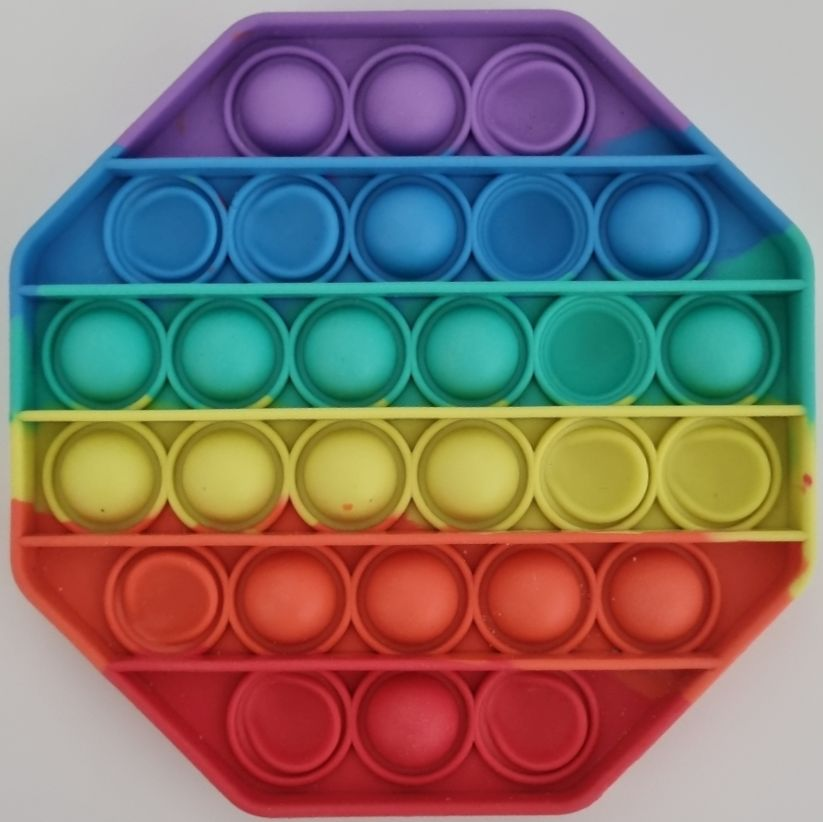
#> input picture pop_resize_006.jpg, 823 x 822 px
$ python final_test.py
#> lines starting #> are read from the running program, lines starting #| are printed output that depends on the picture; after the words box and inside, x2 and y2 are one past the last pixel; in counts of white or black regions, pixels touching at a corner belong together
# -*- coding: utf-8 -*-
"""
Created on Sat Nov 27 21:40:05 2021

@author: Coding
"""
# -*- coding: utf-8 -*-
"""
Created on Fri Nov 26 03:18:30 2021

@author: Coding
"""
#========================================Library import========
import cv2 # opencv import
import numpy as np # numpy import
#========================================Library import========

#========================================create List data======
state = [0]*28 # 각 푸시팝의 상태를 데이터 리스트로 저장
data=[] # 흰색 픽셀 데이터 리스트 생성
#========================================cr5eate List data======

#========================================load image============
img = cv2.imread("pop_resize_006.jpg", cv2.IMREAD_COLOR)
#> img is the input picture: shape (822, 823, 3); mean B, G, R 110.8, 115.7, 128.4
img_resized = cv2.resize(img , dsize=(800, 800), interpolation=cv2.INTER_AREA)
img_c = img_resized.copy()
#========================================load image============


#================== 이미지 선명도 증가 함수===========
def img_Contrast(img_c):
    lab = cv2.cvtColor(img_c, cv2.COLOR_BGR2LAB)
#> lab: shape (800, 800, 3); mean of channels 0, 1, 2 133.7, 137.6, 136.7
    l, a, b = cv2.split(lab)
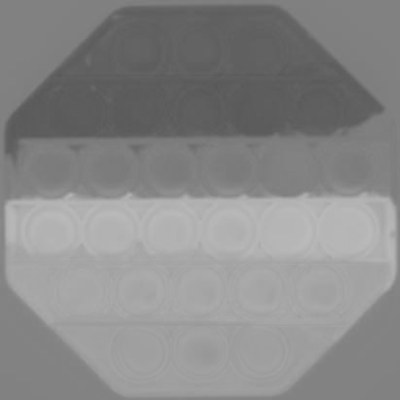
#> b: shape (800, 800) (shown at 1/2 size); min 88, max 187, mean 136.7
    clahe = cv2.createCLAHE(clipLimit=3.0, tileGridSize=(9, 9))
    cl = clahe.apply(l)
    limg = cv2.merge((cl, a, b))
#> limg: shape (800, 800, 3); mean of channels 0, 1, 2 140.8, 137.6, 136.7
    final = cv2.cvtColor(limg, cv2.COLOR_LAB2BGR)
    return final
img_c = img_Contrast(img_c)
#=====================================================

#=========================================이미지 가공파트==========
img_gray = cv2.cvtColor(img_c, cv2.COLOR_BGR2GRAY) # 이미지 그레이스케일

img_stratched = cv2.normalize(img_gray, None, 0, 255, cv2.NORM_MINMAX) # 히스토그램 스트레칭은 NORM_MINMAX

clahe = cv2.createCLAHE(clipLimit=2.0, tileGridSize=(8,8))
img2 = clahe.apply(img_stratched)
#========================TOPHAT filter를 통해서 밝은 부분을 강조======
kernel1 = cv2.getStructuringElement(cv2.MORPH_RECT, (85,85))
tophat = cv2.morphologyEx(img2, cv2.MORPH_TOPHAT, kernel1)
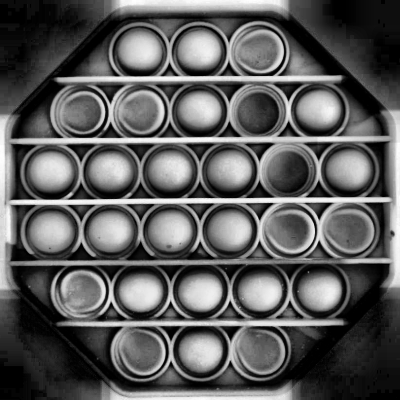
#> tophat: shape (800, 800) (shown at 1/2 size); min 0, max 255, mean 91
#====================================================================

img_binary = cv2.adaptiveThreshold(img_gray,255,cv2.ADAPTIVE_THRESH_GAUSSIAN_C,cv2.THRESH_BINARY,15,3)
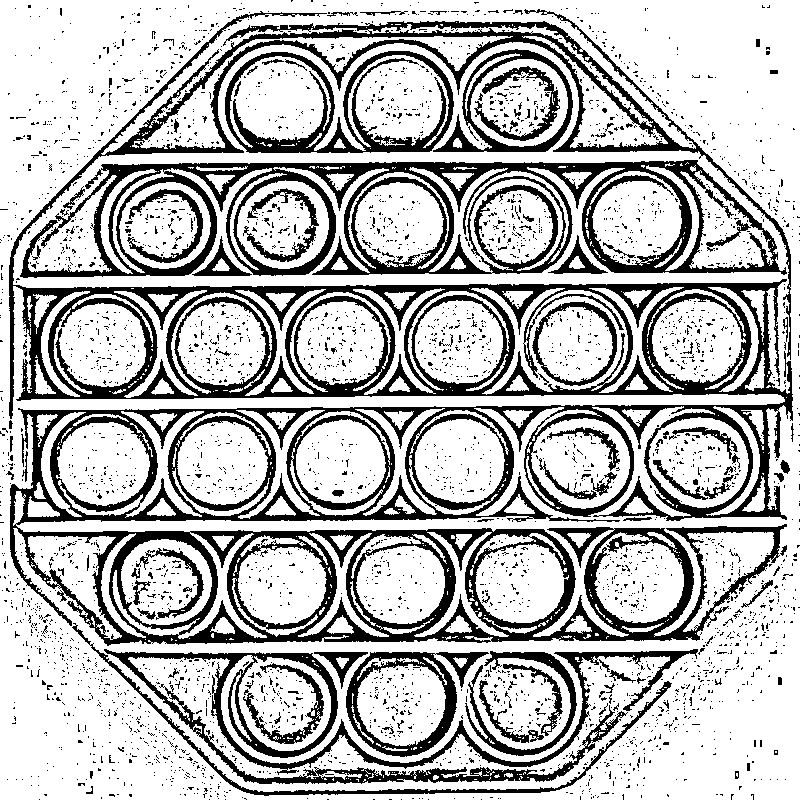
#> img_binary: shape (800, 800); 72.4% white; 3765 black regions (3645 under 20 px), largest, box (x1, y1, x2, y2) and area: (9, 9, 793, 646) 95625, (20, 160, 787, 278) 25272, (104, 649, 698, 784) 11880


#===== Mopolgy2 =============================================
# 모폴로지 연산(침식 or 팽창)
kernel_size_row = 3 # 이 값이 커질수록 침식 또는 팽창 효과가 강해집니다 (기본값 : 3)
kernel_size_col = 3 # 이 값이 커질수록 침식 또는 팽창 효과가 강해집니다 (기본값 : 3)

kernel = np.ones((kernel_size_row, kernel_size_col), np.uint8)

erosion_image = cv2.erode(img_binary, kernel, iterations=1)  # 침식연산이 적용된 이미지
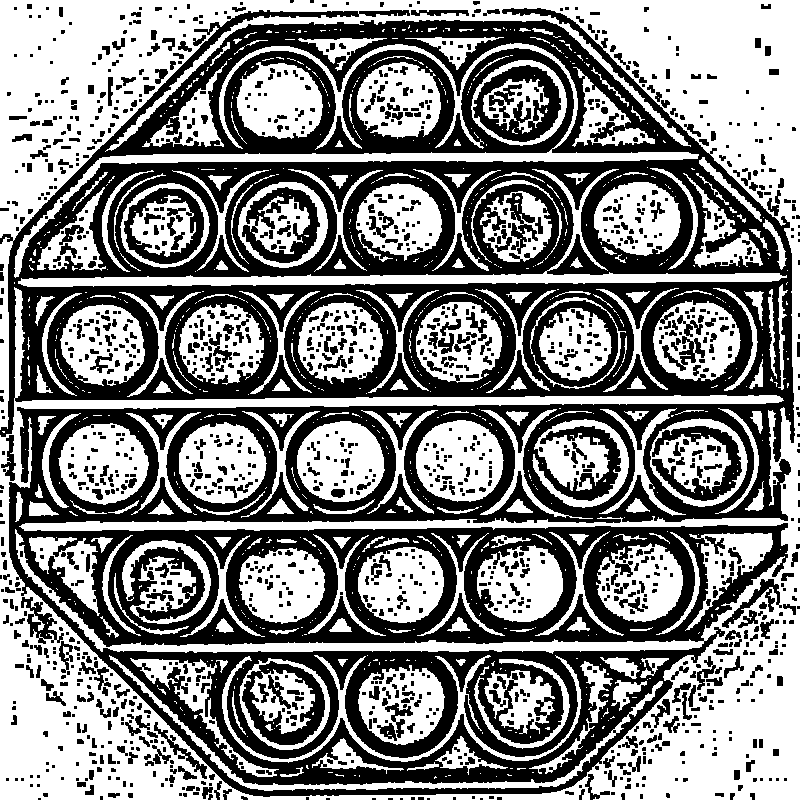
#> erosion_image: shape (800, 800); 52% white; 1517 black regions (888 under 20 px), largest, box (x1, y1, x2, y2) and area: (0, 8, 795, 797) 251815, (473, 65, 561, 142) 2932, (242, 661, 325, 745) 2539
                                                           # iterations를 2 이상으로 설정하면 반복
dilation_image = cv2.dilate(img_binary, kernel, iterations=1)  # 팽창연산이 적용된 이미지
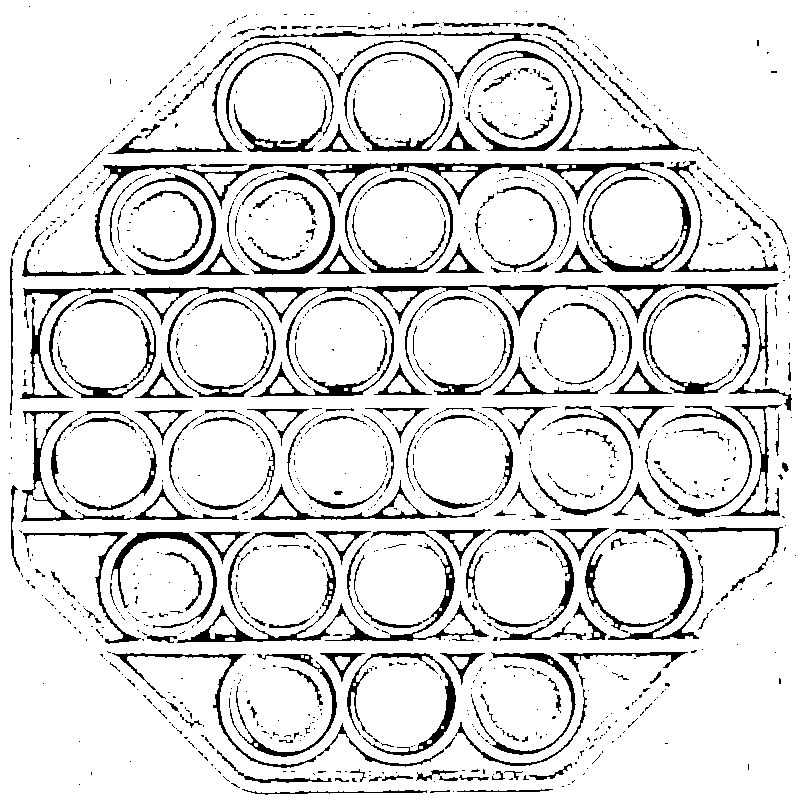
#> dilation_image: shape (800, 800); 88.6% white; 1221 black regions (989 under 20 px), largest, box (x1, y1, x2, y2) and area: (22, 162, 691, 277) 5525, (20, 283, 779, 399) 4695, (177, 531, 489, 643) 2939
                                                             # iterations를 2 이상으로 설정하면 반복 적용됨
#==========================================================

denoise3 = cv2.medianBlur(erosion_image, 1) # medianBlur를 통해서 이미지의 노이즈를 제거

#=========================================이미지 가공파트==========


circles = cv2.HoughCircles(denoise3, cv2.HOUGH_GRADIENT, 2, 90, param1 = 200, param2 =85, minRadius = 44, maxRadius = 63)
#> circles = 28 rows, first 8: [521, 701, 59.6], [281, 227, 57.4], [279, 107, 61.8], [103, 347, 61.8], [463, 467, 61.8], [399, 105, 57.4], [219, 459, 61.8], [159, 225, 57.4]
circles = np.uint16(np.around(circles))
#> circles = 28 rows, first 8: [521, 701, 60], [281, 227, 57], [279, 107, 62], [103, 347, 62], [463, 467, 62], [399, 105, 57], [219, 459, 62], [159, 225, 57]
for i in circles[0]:
     #x,y는 원의 중심값
    x = i[0].item() # 원 중심의 x좌표
    y = i[1].item() # 원 중심의 y좌표
    img_circle = cv2.circle(img_c, (x,y), 50, (255, 255, 255), 2) # 원을 그림
    #cv2.rectangle(img_c,(x-25,y-25),(x+25,y+25),(0,0,0),2)
    img_crop = tophat[y-25:y+25,x-25:x+25] # 이미지 크롭
    pix_sum = np.sum(img_crop) # 픽셀값을 모두 더하기
    pix_sum_cnt = int((pix_sum/255)) # 이미지에서 흰색 픽셀의 개수에 해당
    #data.append(pix_sum_cnt) # 픽셀수를 다 더해서 data 리스트에 하나씩 담음
    if 850<=pix_sum_cnt<1500: # 불량의 경우
        cv2.putText(img_c, 'error', (x-20,y), cv2.FONT_HERSHEY_SIMPLEX, 0.5, (0,0,255), 3)
        if 200 > y:
            if 200 < x < 300:
                state[0] = 3
            if 300 < x < 450:
                state[1] = 3
            if 450 < x:
                state[2] = 3
        if 200 < y < 300:
            if 200 > x:
                state[3] = 3
            if 200 < x < 300:
                state[4] = 3
            if 300 < x < 500:
                state[5] = 3
            if 500 < x < 600:
                state[6] = 3
            if 600 < x:
                state[7] = 3
        if 300 < y < 400:
            if 200 > x:
                state[8] = 3
            if 200 < x < 300:
                state[9] = 3
            if 300 < x < 400:
                state[10] = 3
            if 400 < x < 500:
                state[11] = 3
            if 500 < x < 600:
                state[12] = 3
            if 600 < x :
                state[13] = 3
        if 400 < y < 500:
            if 200 > x:
                state[14] = 3
            if 200 < x < 300:
                state[15] = 3
            if 300 < x < 400:
                state[16] = 3
            if 400 < x < 500:
                state[17] = 3
            if 500 < x < 600:
                state[18] = 3
            if 600 < x :
                state[19] = 3
        if 500 < y < 650:
            if 200 > x:
                state[20] = 3
            if 200 < x < 300:
                state[21] = 3
            if 300 < x < 500:
                state[22] = 3
            if 500 < x < 600:
                state[23] = 3
            if 600 < x:
                state[24] = 3
        if 650 < y :
            if 200 < x < 300:
                state[25] = 3
            if 300 < x < 450:
                state[26] = 3
            if 450 < x:
                state[27] = 3
    elif 850>pix_sum_cnt:   # 눌림의 경우
        cv2.putText(img_c, 'normal', (x-20,y), cv2.FONT_HERSHEY_SIMPLEX, 0.5, (255,0,0), 3)
        if 200 > y:
            if 200 < x < 300:
                state[0] = 2
            if 300 < x < 450:
                state[1] = 2
            if 450 < x:
                state[2] = 2
        if 200 < y < 300:
            if 200 > x:
                state[3] = 2
            if 200 < x < 300:
                state[4] = 2
            if 300 < x < 500:
                state[5] = 2
            if 500 < x < 600:
                state[6] = 2
            if 600 < x:
                state[7] = 2
        if 300 < y < 400:
            if 200 > x:
                state[8] = 2
            if 200 < x < 300:
                state[9] = 2
            if 300 < x < 400:
                state[10] = 2
            if 400 < x < 500:
                state[11] = 2
            if 500 < x < 600:
                state[12] = 2
            if 600 < x :
                state[13] = 2
        if 400 < y < 500:
            if 200 > x:
                state[14] = 2
            if 200 < x < 300:
                state[15] = 2
            if 300 < x < 400:
                state[16] = 2
            if 400 < x < 500:
                state[17] = 2
            if 500 < x < 600:
                state[18] = 2
            if 600 < x :
                state[19] = 2
        if 500 < y < 650:
            if 200 > x:
                state[20] = 2
            if 200 < x < 300:
                state[21] = 2
            if 300 < x < 500:
                state[22] = 2
            if 500 < x < 600:
                state[23] = 2
            if 600 < x:
                state[24] = 2
        if 650 < y :
            if 200 < x < 300:
                state[25] = 2
            if 300 < x < 450:
                state[26] = 2
            if 450 < x:
                state[27] = 2
    elif 1500<pix_sum_cnt:  # 볼록의 경우
        cv2.putText(img_c, 'normal', (x-20,y), cv2.FONT_HERSHEY_SIMPLEX, 0.5, (255,0,0), 3)
        if 200 > y :
            if 200 < x < 300:
                state[0] = 1
            if 300 < x < 450:
                state[1] = 1
            if 450 < x:
                state[2] = 1
        if 200 < y < 300:
            if 200 > x:
                state[3] = 1
            if 200 < x < 300:
                state[4] = 1
            if 300 < x < 500:
                state[5] = 1
            if 500 < x < 600:
                state[6] = 1
            if 600 < x:
                state[7] = 1
        if 300 < y < 400:
            if 200 > x:
                state[8] = 1
            if 200 < x < 300:
                state[9] = 1
            if 300 < x < 400:
                state[10] = 1
            if 400 < x < 500:
                state[11] = 1
            if 500 < x < 600:
                state[12] = 1
            if 600 < x :
                state[13] = 1
        if 400 < y < 500:
            if 200 > x:
                state[14] = 1
            if 200 < x < 300:
                state[15] = 1
            if 300 < x < 400:
                state[16] = 1
            if 400 < x < 500:
                state[17] = 1
            if 500 < x < 600:
                state[18] = 1
            if 600 < x :
                state[19] = 1
        if 500 < y < 650:
            if 200 > x:
                state[20] = 1
            if 200 < x < 300:
                state[21] = 1
            if 300 < x < 500:
                state[22] = 1
            if 500 < x < 600:
                state[23] = 1
            if 600 < x:
                state[24] = 1
        if 650 < y :
            if 200 < x < 300:
                state[25] = 1
            if 300 < x < 450:
                state[26] = 1
            if 450 < x:
                state[27] = 1
#> this loop made 28 passes
#> (i, x, y, pix_sum, pix_sum_cnt) on passes 1 to 8: ([521, 701, 60], 521, 701, 256079, 1004), ([281, 227, 57], 281, 227, 290547, 1139), ([279, 107, 62], 279, 107, 515246, 2020), ([103, 347, 62], 103, 347, 511425, 2005), ([463, 467, 62], 463, 467, 477998, 1874), ([399, 105, 57], 399, 105, 529692, 2077), ([219, 459, 62], 219, 459, 497620, 1951), ([159, 225, 57], 159, 225, 268355, 1052)
#> pass 1, `img_crop = tophat[y-25:y+25,x-25:x+25]`:
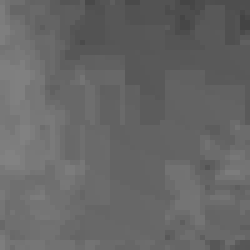
#> img_crop: shape (50, 50) (shown 5 times larger); min 68, max 130, mean 102.4
#> after the loop:
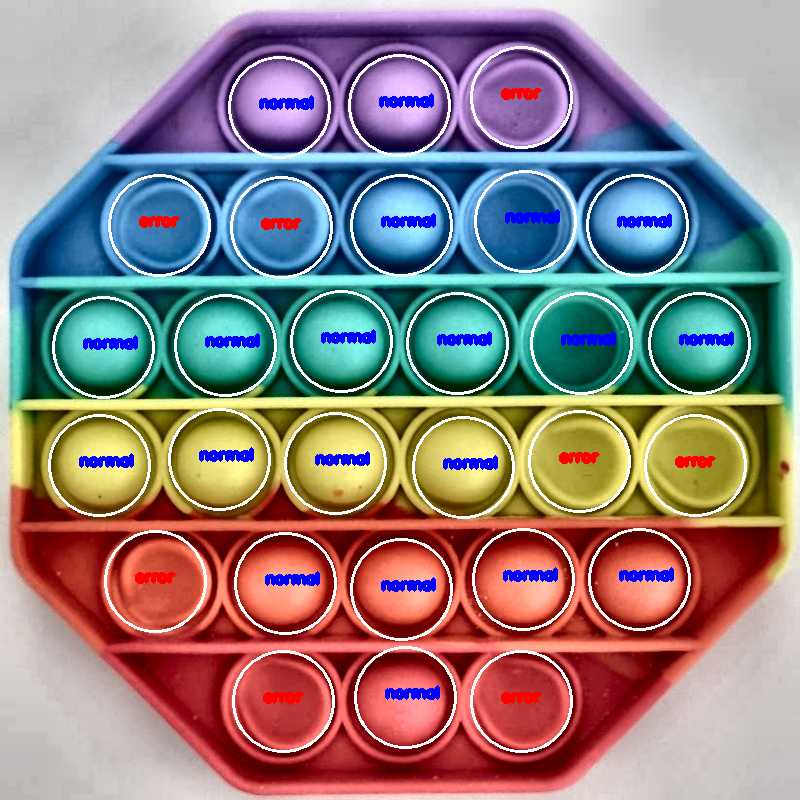
#> img_c: shape (800, 800, 3); mean B, G, R 128.6, 128.2, 143.3
#> after the loop, state = 28 values, max 3 at index 2, min 1 at index 0, mean 1.64
#=====================================================================

print(state)
#| [1, 1, 3, 3, 3, 1, 2, 1, 1, 1, 1, 1, 2, 1, 1, 1, 1, 1, 3, 3, 3, 1, 1, 1, 1, 3, 1, 3]

#===================================최종 결과 확인====================
cv2.imshow("Result", img_c)
cv2.waitKey(0)
cv2.destroyAllWindows()
#====================================================================
